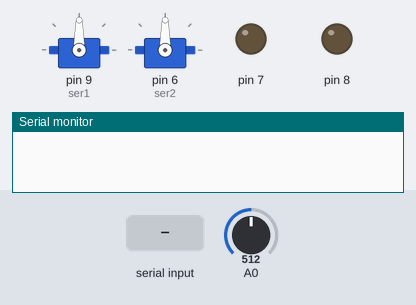
A sketch run on a simulated Arduino Uno, built with avr-gcc and run on an emulated ATmega328P. On the bench: 2 × servo, output pins drawn as LEDs (lit = HIGH), the last lines printed to the serial monitor. The test bench sets the inputs (shaded band); at power-on: A0 = 512.

Above: at 1.2 s.
1.3 s: "1" received over Serial
At 2.5 s:
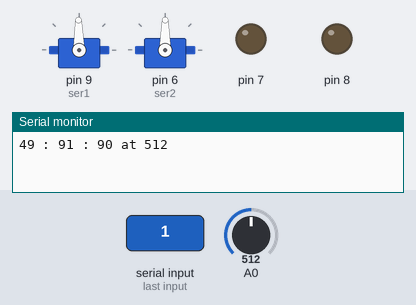
2.8 s: "2" received over Serial
At 3.8 s:
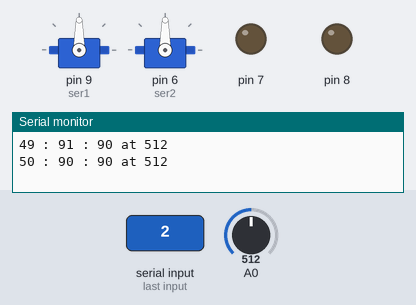
Timing chart, 0 to 5.8 s (numbered marks = the images above; inputs shaded):
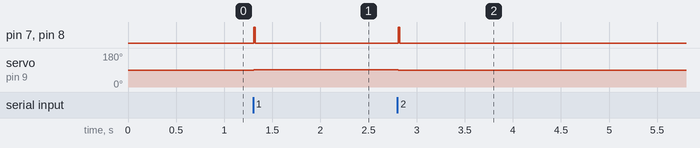

Measured:
- after the input at 1.3 s, pin 7, pin 8: LOW → HIGH at once, → LOW 0.02 s later; servo on pin 9 (ser1): 90° → 91° at once
- after the input at 2.8 s, pin 7, pin 8: LOW → HIGH at once, → LOW 0.02 s later; servo on pin 9 (ser1): 91° → 90° at once

The sketch:

sketch.ino
```cpp
#include <Servo.h>
Servo ser1;
Servo ser2;
int angle1 = 90;
int angle2 = 90;
int tmp;

void setup()
{
    ser1.attach(9);
    ser2.attach(6);
    pinMode(7, OUTPUT);
    pinMode(8,OUTPUT);
    Serial.begin(9600);

}

void loop()
{
    digitalWrite(7,LOW);
    digitalWrite(8,LOW);

    if (Serial.available() > 0){

        digitalWrite(7,HIGH);
        digitalWrite(8,HIGH);
        tmp = Serial.read();
        Serial.print(tmp);
        switch(tmp){
            case 49: angle1+=1;break;
            case 50: angle1-=1;break;
            case 51: angle2+=1;break;
            case 52: angle2-=1;break;
            default: break;
        }
        //if ( tmp == 49 ) angle += 1;
        //else angle -= 1;
        Serial.print(" : ");
        Serial.print(angle1);
        Serial.print(" : ");
        Serial.print(angle2);
        Serial.print(" at ");
        Serial.println(analogRead(A0));
    }

    ser1.write(angle1);
    ser2.write(angle2);
    delay(15);
    //Serial.println(angle);
}
```
